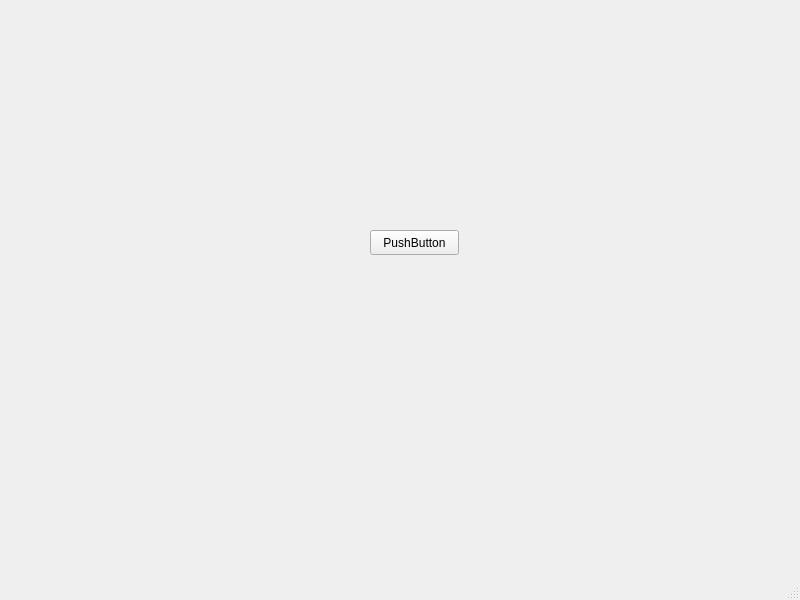
<?xml version="1.0" encoding="UTF-8"?>
<ui version="4.0">
 <class>MainWindow</class>
 <widget class="QMainWindow" name="MainWindow">
  <property name="geometry">
   <rect>
    <x>0</x>
    <y>0</y>
    <width>800</width>
    <height>600</height>
   </rect>
  </property>
  <property name="windowTitle">
   <string>MainWindow</string>
  </property>
  <widget class="QWidget" name="centralwidget">
   <widget class="QPushButton" name="pushButton">
    <property name="geometry">
     <rect>
      <x>370</x>
      <y>230</y>
      <width>89</width>
      <height>25</height>
     </rect>
    </property>
    <property name="text">
     <string>PushButton</string>
    </property>
   </widget>
  </widget>
  <widget class="QMenuBar" name="menubar">
   <property name="geometry">
    <rect>
     <x>0</x>
     <y>0</y>
     <width>800</width>
     <height>22</height>
    </rect>
   </property>
  </widget>
  <widget class="QStatusBar" name="statusbar"/>
 </widget>
 <resources/>
 <connections/>
</ui>
